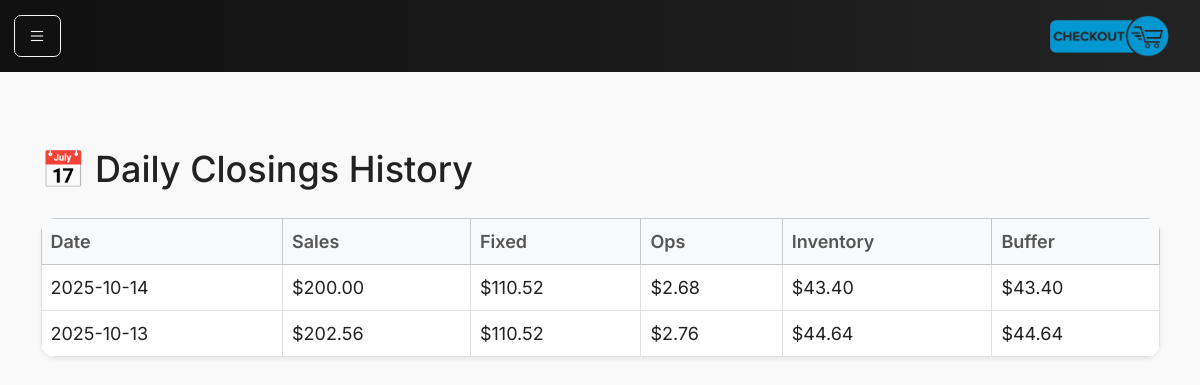
Page /closings on the earlier database version.
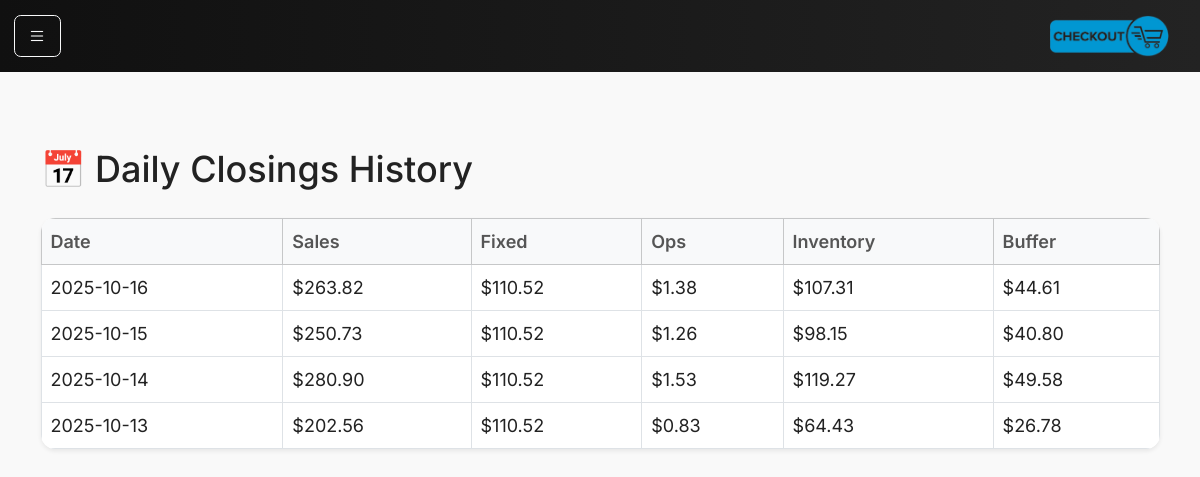
Same page on the later database version.
### models.py (models this page shows)
class DailyClosing(db.Model):
    __tablename__ = "daily_closings"
    id = db.Column(db.Integer, primary_key=True)
    date = db.Column(db.Date, nullable=False, unique=True)
    sales_cents = db.Column(db.Integer, nullable=False)
    fixed_allocation_cents = db.Column(db.Integer, default=0)
    ops_allocation_cents = db.Column(db.Integer, default=0)
    inventory_allocation_cents = db.Column(db.Integer, default=0)
    buffer_allocation_cents = db.Column(db.Integer, default=0)
    notes = db.Column(db.String(255))
    created_at = db.Column(db.DateTime, default=datetime.utcnow)

### main.py (the view)
@app.route("/closings")
def closings():
    from main import DailyClosing
    all_closings = DailyClosing.query.order_by(DailyClosing.date.desc()).all()
    return render_template("closings.html", closings=all_closings)

### main.py (called while the page is built)
@app.context_processor
def inject_request():
    return dict(request=request)

### templates/closings.html
{% extends "base.html" %}
{% block content %}
<div class="container-fluid">
  <h2 class="mb-4">📅 Daily Closings History</h2>
  <table class="table table-bordered bg-white shadow-sm">
    <thead class="table-light">
      <tr>
        <th>Date</th>
        <th>Sales</th>
        <th>Fixed</th>
        <th>Ops</th>
        <th>Inventory</th>
        <th>Buffer</th>
      </tr>
    </thead>
    <tbody>
      {% for c in closings %}
      <tr>
        <td>{{ c.date }}</td>
        <td>${{ "%.2f"|format(c.sales_cents / 100) }}</td>
        <td>${{ "%.2f"|format(c.fixed_allocation_cents / 100) }}</td>
        <td>${{ "%.2f"|format(c.ops_allocation_cents / 100) }}</td>
        <td>${{ "%.2f"|format(c.inventory_allocation_cents / 100) }}</td>
        <td>${{ "%.2f"|format(c.buffer_allocation_cents / 100) }}</td>
      </tr>
      {% else %}
      <tr>
        <td colspan="6" class="text-center text-muted">No closings found</td>
      </tr>
      {% endfor %}
    </tbody>
  </table>
</div>
{% endblock %}

### templates/base.html (shortened to what this page needs)
<!doctype html>
<html lang="en">
<head>
    <link href="https://cdn.jsdelivr.net/npm/bootstrap@5.3.3/dist/css/bootstrap.min.css" rel="stylesheet">
    <link href="{{ url_for('static', filename='main.css') }}" rel="stylesheet">
    <link rel="stylesheet" href="https://cdn.jsdelivr.net/npm/bootstrap-icons@1.11.3/font/bootstrap-icons.css">
</head>
<body>
    <nav class="navbar navbar-dark bg-dark fixed-top">
        <div class="container-fluid">
            <button class="btn btn-outline-light me-2" type="button" data-bs-toggle="offcanvas"
                data-bs-target="#sidebar" aria-controls="sidebar">
                <i class="bi bi-list"></i>
            </button>
            <a class="navbar-brand" href="/"><img src="static/assets/logo.png"></a>
        </div>
    </nav>
    <main class="container-fluid px-4">
        {% block content %}{% endblock %}
    </main>
</body>
</html>

### static/main.css (style rules this page uses)
html, body { font-family: 'Inter', sans-serif; background-color: #f6f8fb; color: #222; font-size: 18px; padding-top: 56px; background-color: #f9f9f9; }
.navbar { background: linear-gradient(90deg, #101010, #232323); }
.navbar img { max-width: 120px; }
.navbar-brand { font-weight: 700; letter-spacing: 0.5px; font-size: 1.4rem; }
main { padding-top: 2rem; padding-bottom: 2rem; }
.table { border-radius: 0.8rem; overflow: hidden; }
.table th { color: #555; font-weight: 600; }
.table td { color: #222; }

Differences in the rows shown:
added DailyClosing: date "2025-10-16", c.sales_cents/100 "263.82", c.fixed_allocation_cents/100 "110.52", c.ops_allocation_cents/100 "1.38", c.inventory_allocation_cents/100 "107.31", c.buffer_allocation_cents/100 "44.61"
added DailyClosing: date "2025-10-15", c.sales_cents/100 "250.73", c.fixed_allocation_cents/100 "110.52", c.ops_allocation_cents/100 "1.26", c.inventory_allocation_cents/100 "98.15", c.buffer_allocation_cents/100 "40.80"
changed DailyClosing (number 3 of 4 on the later page): c.sales_cents/100 "200.00" → "280.90"; c.ops_allocation_cents/100 "2.68" → "1.53"; c.inventory_allocation_cents/100 "43.40" → "119.27"; c.buffer_allocation_cents/100 "43.40" → "49.58"
changed DailyClosing (number 4 of 4 on the later page): c.ops_allocation_cents/100 "2.76" → "0.83"; c.inventory_allocation_cents/100 "44.64" → "64.43"; c.buffer_allocation_cents/100 "44.64" → "26.78"
